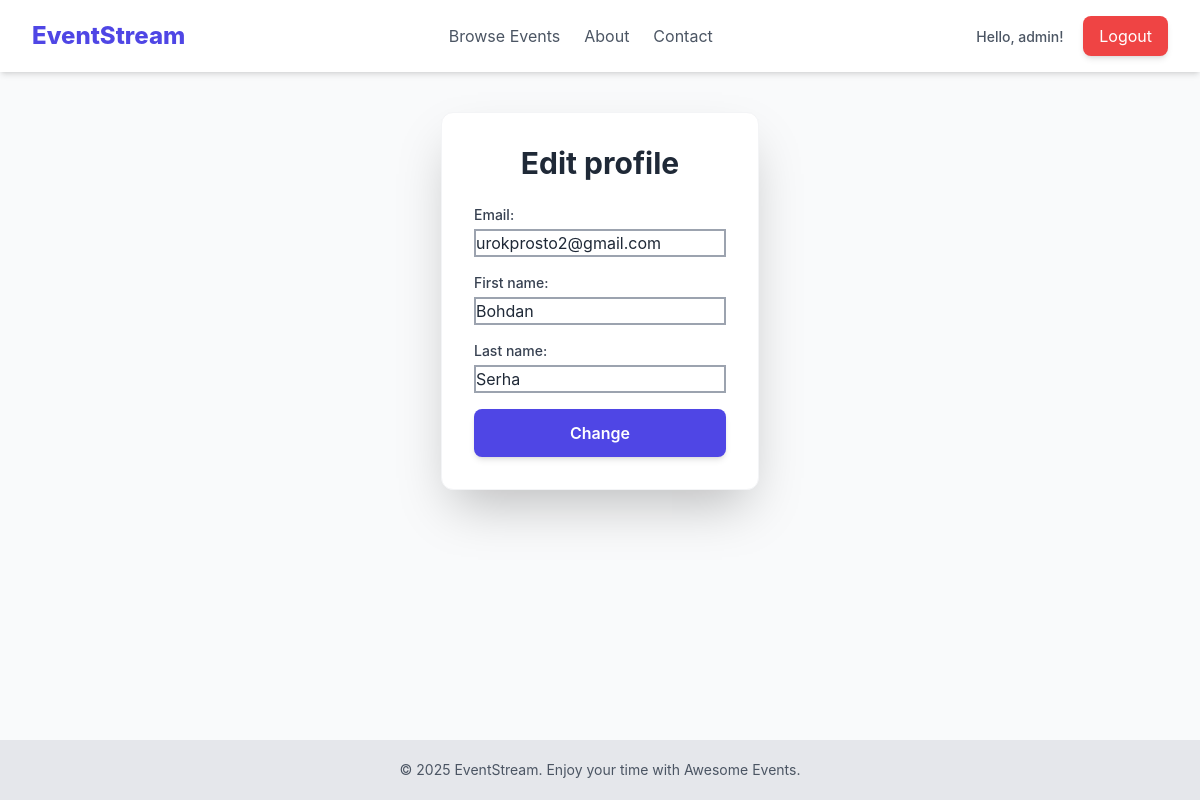
The app's page /users/profile_update/ (signed in) with its own data.
### users/models.py (models this page shows, shortened)
class CustomUser(AbstractUser):
    username = models.CharField(max_length=200, unique=True)
    email = models.EmailField(null=True)
    first_name = models.CharField(max_length=20, blank=True)
    last_name = models.CharField(max_length=20, blank=True)
    subscribed_to_event = models.BooleanField(default=False)
    is_moderator = models.BooleanField(
        default=False,
        help_text='User is moderator or not.'
    )

### users/views.py (the view)
# urls.py: path('profile_update/', ProfileUpdateView.as_view(), name='profile_update'),
class ProfileUpdateView(LoginRequiredMixin, UpdateView):
    model = CustomUser
    form_class = ProfileUpdateForm
    template_name = 'users/profile_update.html'
    success_url = reverse_lazy('profile')
    def get_object(self):
        return self.request.user

### users/forms.py
class ProfileUpdateForm(UserChangeForm):
    class Meta:
        model = CustomUser
        fields = ('email', 'first_name', 'last_name')

### users/templates/users/profile_update.html (shortened to what this page needs)
{% extends "base.html" %}
{% load widget_tweaks %}
{% block content %}
<div class="max-w-md mx-auto bg-white p-8 rounded-xl shadow-2xl border border-gray-100">
    <h1 class="text-3xl font-bold text-gray-800 mb-6 text-center">Edit profile</h1>
    <form method="post" class="space-y-4">
        {% for field in form %}
            {% if field.name != 'password' and field.name != 'password123' %}
            <div class="mb-4 ">
                <label class="block text-sm font-medium text-gray-700 mb-1" for="{{ field.id_for_label }}">
                    {{ field.label }}:
                </label>
                {{ field|add_class:"border border-2 border-gray-400" }}
            </div>
            {% endif %}
        {% endfor %}
        <button type="submit"
                class="w-full py-3 px-4 bg-indigo-600 text-white font-semibold rounded-lg shadow-md hover:bg-indigo-700 transition duration-300 transform hover:scale-[1.01]">
            Change
        </button>
    </form>
</div>
{% endblock %}

### templates/base.html (shortened to what this page needs)
<!DOCTYPE html>
<html lang="en">
<head>
    <script src="https://cdn.tailwindcss.com"></script>
</head>
<body class="min-h-screen bg-gray-50 text-gray-800 flex flex-col">
    <header class="bg-white shadow-md">
        <nav class="max-w-7xl mx-auto px-4 sm:px-6 lg:px-8 py-4 flex justify-between items-center">
            <a href="{% url 'home' %}" class="text-2xl font-extrabold text-indigo-600 hover:text-indigo-800 transition duration-150">
                EventStream
            </a>
            <div class="hidden md:flex space-x-6">
                <a href="{% url 'event_list' %}" class="text-gray-600 hover:text-indigo-600 transition duration-150">Browse Events</a>
                <a href="{% url 'about' %}" class="text-gray-600 hover:text-indigo-600 transition duration-150">About</a>
                <a href="{% url 'contact' %}" class="text-gray-600 hover:text-indigo-600 transition duration-150">Contact</a>
            </div>
            <div class="space-x-4">
                {% if user.is_authenticated %}
                    <a href="{% url 'profile' %}" class="text-sm font-medium text-gray-600 hover:text-indigo-600">
                        Hello, {{ user.username }}!
                    </a>
                    <form method="post" action="{% url 'logout' %}" class="inline-block">
                        <button type="submit"
                                class="py-2 px-4 bg-red-500 text-white rounded-lg shadow-md hover:bg-red-600 transition duration-150">
                            Logout
                        </button>
                    </form>
                {% endif %}
            </div>
        </nav>
    </header>
    <main class="flex-grow max-w-7xl mx-auto px-4 sm:px-6 lg:px-8 py-10">
        {% block content %}
        {% endblock %}
    </main>
    <footer class="bg-gray-200 text-gray-600 py-5 mt-auto">
        <div class="max-w-7xl mx-auto px-4 sm:px-6 lg:px-8 text-center text-sm">
            &copy; 2025 EventStream. Enjoy your time with Awesome Events.
        </div>
    </footer>
</body>
</html>

### templates/base.html (style rules this page uses)
body { font-family: 'Inter', sans-serif; }

### records on screen
CustomUser: username "admin", form "urokprosto2@gmail.com" "Bohdan" "Serha"

### other values on screen
{{ field.label }} "Email" "First name" "Last name"
